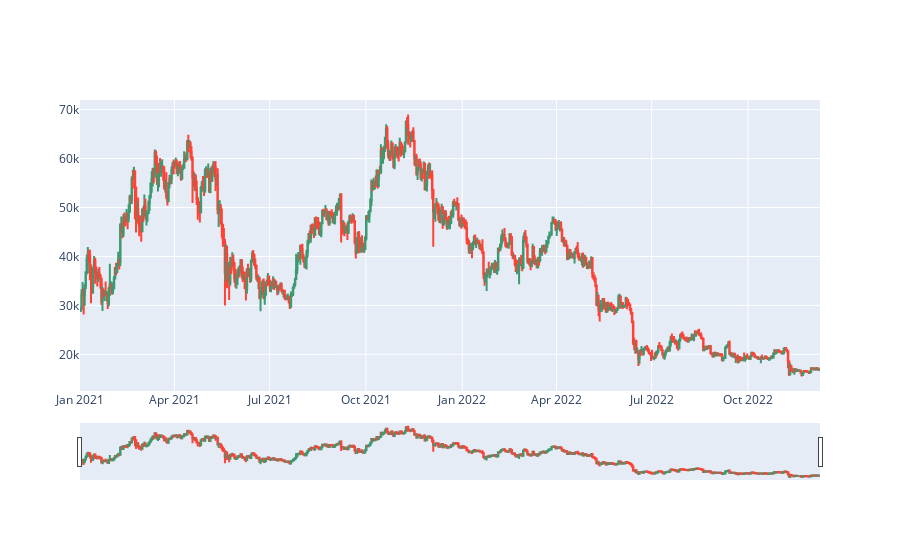

Write notebook code for a chart like this one.
### Code cell
buyedp =[]
buyedt = []
for i in range(len(sells)) :
    buyedp.append(buys[i][1])
    buyedt.append(buys[i][0])



import plotly.graph_objects as go
import numpy as np
import plotly.express as px
import pandas as pd
fig = go.Figure(data=[go.Candlestick(x=df1['time'],
                                     open=df1['open'],
                                     high=df1['high'],
                                     low=df1['low'],
                                     close=df1['close'])])

fig.show()

### Figure 1 — Plotly figure (JSON) as saved in the notebook; plotly's stock layout.template omitted (floating-point values rounded to 4 significant figures; data arrays with more than 128 entries replaced by an {"elided": "..."} marker saying what was removed)
{"data": [{"close": {"elided": "707 float values"}, "high": {"elided": "707 float values"}, "low": {"elided": "707 float values"}, "open": {"elided": "707 float values"}, "x": {"elided": "707 str values"}, "type": "candlestick"}], "layout": {}}
